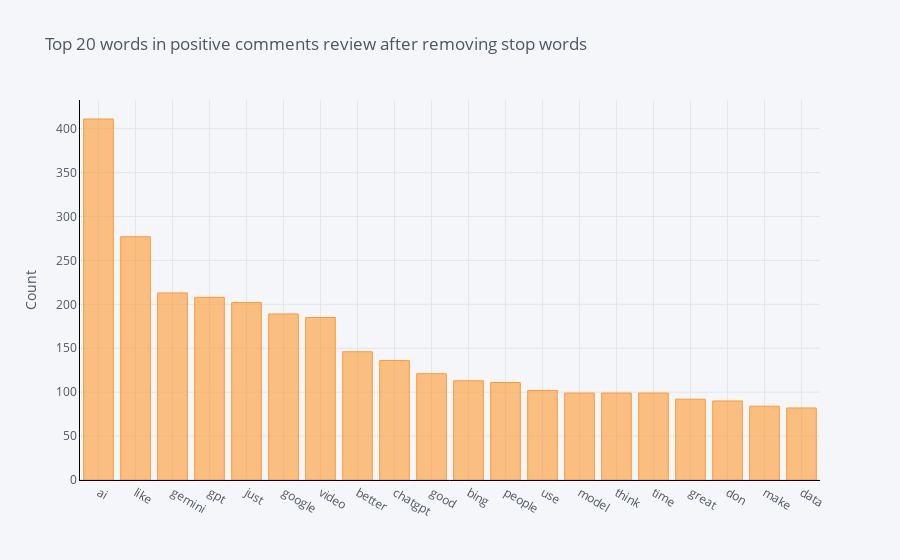

Notebook cell for this chart:
### Code cell
# Unigram

def get_top_n_words(corpus, n=None):
    vec = CountVectorizer(stop_words = list(stop_words)).fit(corpus)
    bag_of_words = vec.transform(corpus)
    sum_words = bag_of_words.sum(axis=0) 
    words_freq = [(word, sum_words[0, idx]) for word, idx in vec.vocabulary_.items()]
    words_freq =sorted(words_freq, key = lambda x: x[1], reverse=True)
    return words_freq[:n]
common_words = get_top_n_words(pos_df['text'], 20)
# for word, freq in common_words:
#     print(word, freq)
df2 = pd.DataFrame(common_words, columns = ['CommentsText' , 'count'])
df2.groupby('CommentsText').sum()['count'].sort_values(ascending=False).iplot(
    kind='bar', yTitle='Count', linecolor='black', title='Top 20 words in positive comments review after removing stop words')

### Figure 1 — Plotly figure (JSON) as saved in the notebook; plotly's stock layout.template omitted (floating-point values rounded to 4 significant figures)
{"data": [{"marker": {"color": "rgba(255, 153, 51, 0.6)", "line": {"color": "rgba(255, 153, 51, 1.0)", "width": 1}}, "name": "count", "orientation": "v", "text": "", "type": "bar", "x": ["ai", "like", "gemini", "gpt", "just", "google", "video", "better", "chatgpt", "good", "bing", "people", "use", "model", "think", "time", "great", "don", "make", "data"], "y": [411, 277, 213, 208, 202, 189, 185, 146, 136, 121, 113, 111, 102, 99, 99, 99, 92, 90, 84, 82]}], "layout": {"legend": {"bgcolor": "#F5F6F9", "font": {"color": "#4D5663"}}, "paper_bgcolor": "#F5F6F9", "plot_bgcolor": "#F5F6F9", "title": {"font": {"color": "#4D5663"}, "text": "Top 20 words in positive comments review after removing stop words"}, "xaxis": {"gridcolor": "#E1E5ED", "linecolor": "black", "showgrid": true, "tickfont": {"color": "#4D5663"}, "title": {"font": {"color": "#4D5663"}, "text": ""}, "zerolinecolor": "#E1E5ED"}, "yaxis": {"gridcolor": "#E1E5ED", "linecolor": "black", "showgrid": true, "tickfont": {"color": "#4D5663"}, "title": {"font": {"color": "#4D5663"}, "text": "Count"}, "zerolinecolor": "#E1E5ED"}}}
